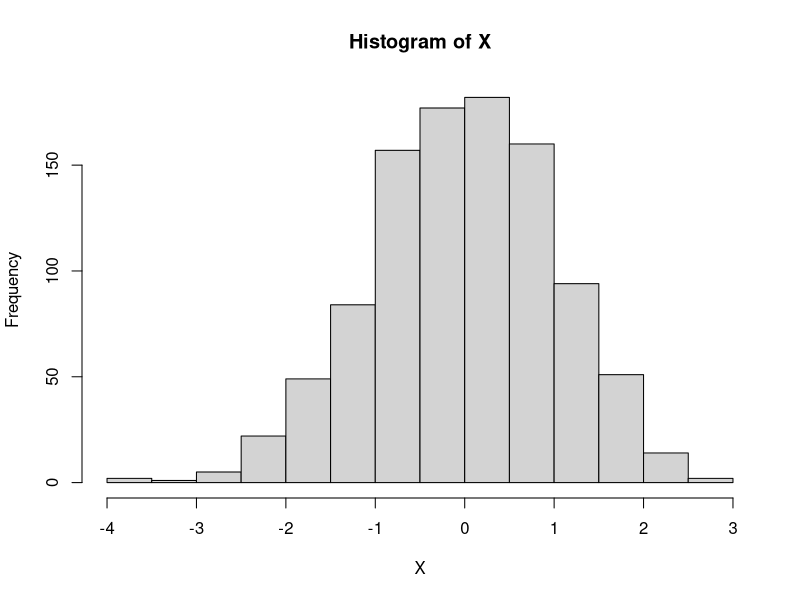
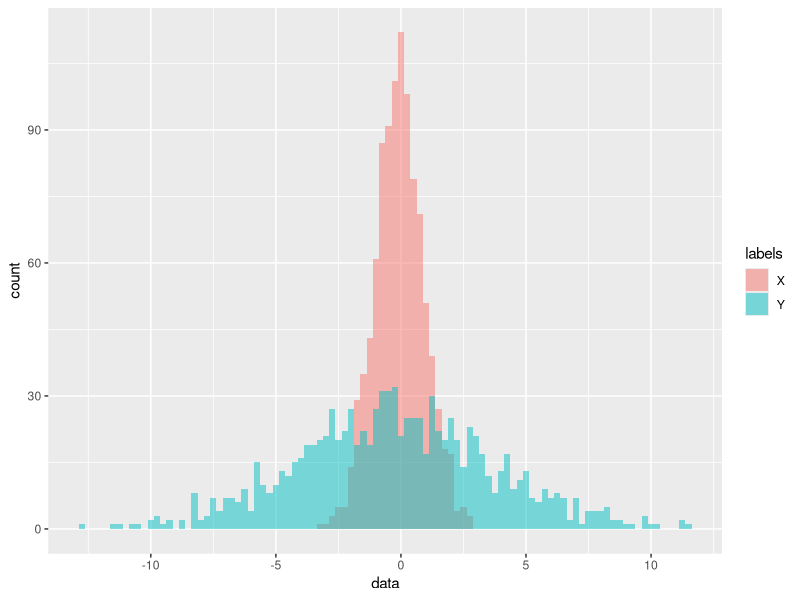
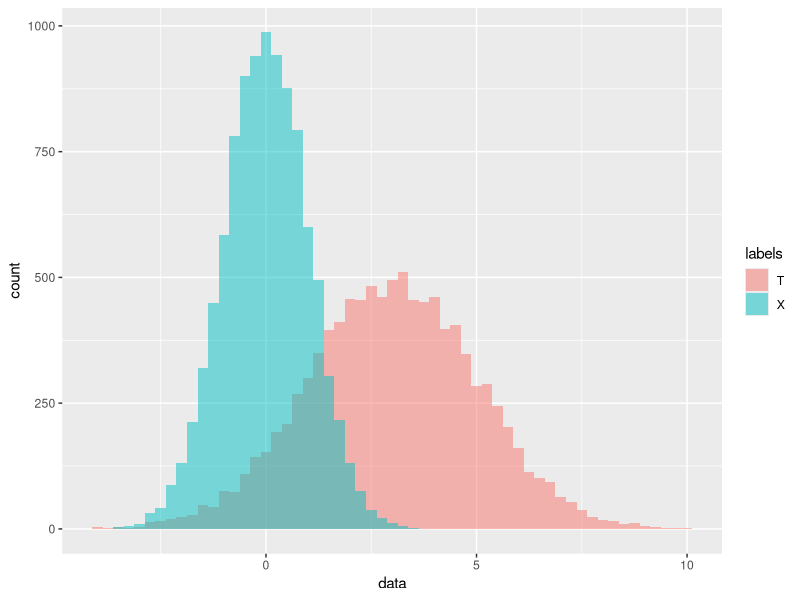

Reproduce these figures in R, in order.
# Code for Lecture 5

# Random number generator and R as a fancy calculator

# We will draw from the normal distribution 1,000 times to create X
X <- rnorm(1000)
head(X)
hist(X) # built in function for examining data


# check mean
mean(X)
summary(X)
quantile(X, .975) 
quantile(rnorm(1000000), .975) 
54634 * 565  # Use R as a calculator where there are random variables


# If you run this over and over, you will get different values, since the
# random vector is generated over and over again.
X.1 <- rnorm(1000)
X.2 <- rnorm(1000)

mean(X.1)
mean(X.2)


# Use the `set.seed()` function to peg the draws to the same seed.
set.seed(124)
X.1 <- rnorm(1000)

set.seed(124) # Note what happens if you comment out the second seed set.
X.2 <- rnorm(1000)

mean(X.1)
mean(X.2)


# Fancy graphs of normal distributions that are not standard normal; with
# different spreads, different deviations.
set.seed(124)
X <- rnorm(1000, 0, 1)

set.seed(124)
Y <- rnorm(1000, 0, 4)

labels.vec <- rep(c("X", "Y"), c(1000, 1000))
data <- data.frame(data=c(X, Y), labels=labels.vec)

library(ggplot2) # you may need to install
p <- ggplot(data, aes(x=data, fill=labels)) # play with parameters
p + geom_histogram(position="identity", binwidth=0.25, alpha=0.5)


# Calculate the variance of a transformed random variable
set.seed(124)
X <- rnorm(10000, 0, 1)

# can back out actual equation, or at least the intuition by adjusting the a
# and b parameters
T <- (2 * X) + 3  
labels.vec <- rep(c("X", "T"), c(10000, 10000))
data <- data.frame(data=c(X, T), labels=labels.vec)

p <- ggplot(data, aes(x=data, fill=labels))
p + geom_histogram(position="identity", binwidth=0.25, alpha=0.5)


# Equivalent to a calculator
sd(X)
sd(T)


### Impact assessment, understanding bias

# Getting some intuition by generating a data process.
N <- 5000; eps <- rnorm(N); u <- rnorm(N)
x1 <- runif(N); x2 <- runif(N); x3 <- runif(N)
D <- ifelse(2*(x1 + x2 + x3) + u > 4, 1, 0)
Y <- D + x1 + x2 + x3 + eps
summary(D); summary(Y)

